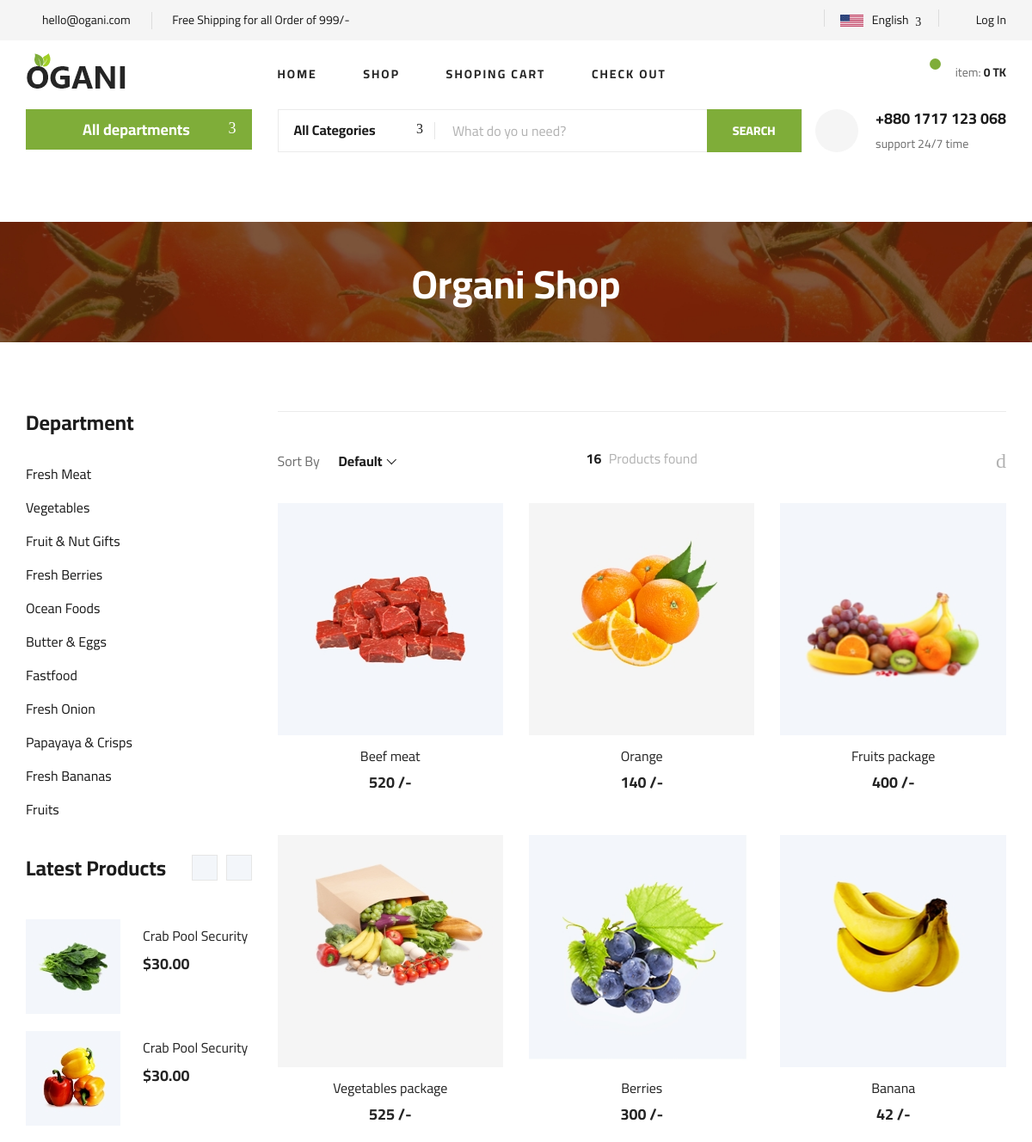
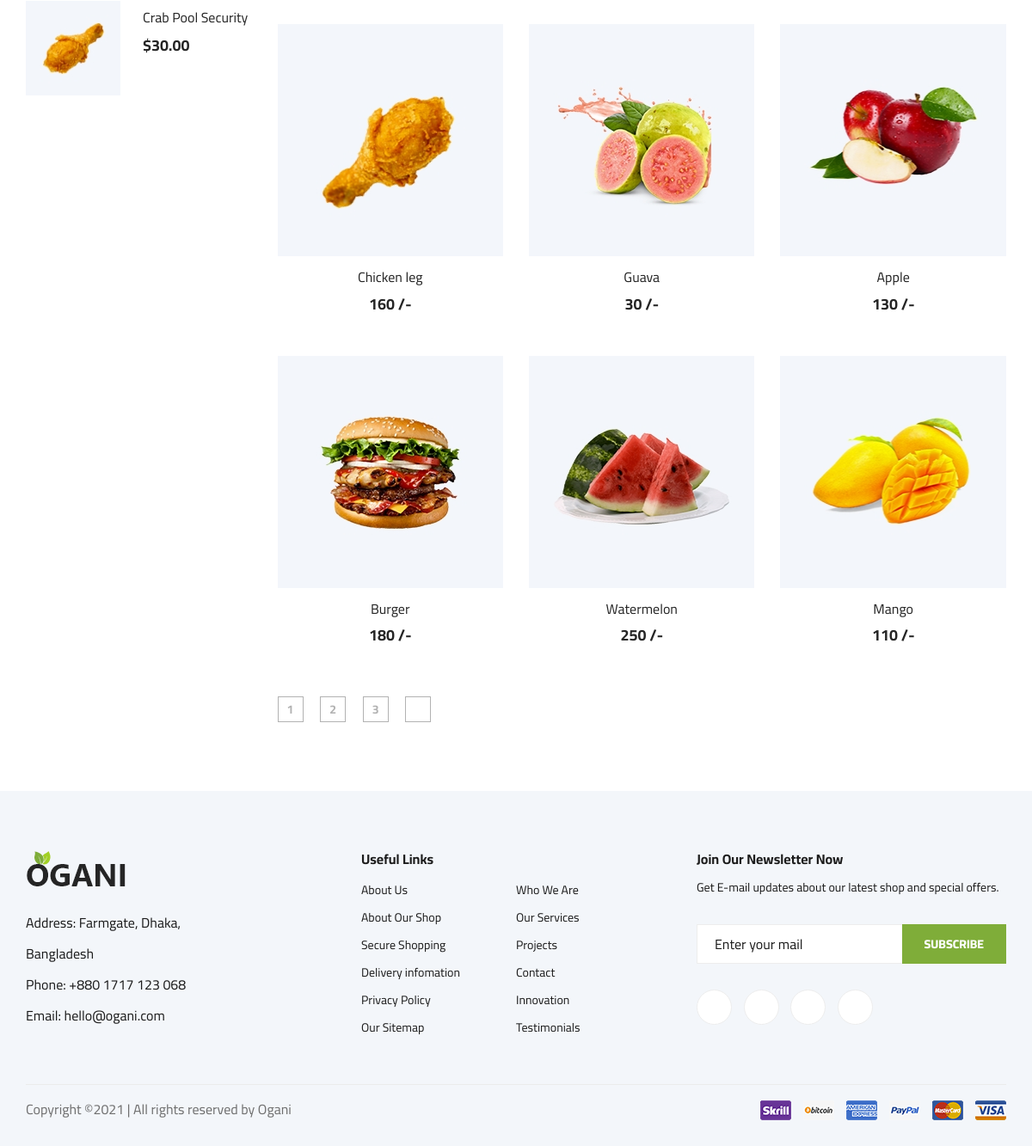
The page /shop.php on the database its author committed (2 pictures, top to bottom).
### tables this page shows
CREATE TABLE `categories` (
  `id` int(9) NOT NULL,
  `category_name` varchar(30) NOT NULL,
  `category_description` varchar(255) NOT NULL,
  `publication_status` tinyint(15) NOT NULL
);

CREATE TABLE `products` (
  `id` int(9) NOT NULL,
  `category_id` tinyint(3) NOT NULL,
  `product_name` varchar(50) NOT NULL,
  `product_price` int(9) NOT NULL,
  `product_quantity` int(9) NOT NULL,
  `product_weight` float NOT NULL,
  `product_description` text NOT NULL,
  `product_image` varchar(255) NOT NULL,
  `publication_status` tinyint(3) NOT NULL
);

### shop.php (called while the page is built, shortened)
<?php
    include 'index.php';

### app/classes/Database.php (called while the page is built, shortened)
<?php
class Database
{
    public static function dbConnection() {
        $hostName = "localhost";
        $userName = "root";
        $password = "";
        $dbName = "ogani";
        $link = mysqli_connect($hostName, $userName, $password, $dbName);
        return $link;
    }
}

### app/classes/Category.php (called while the page is built, shortened)
<?php
class Category
{
    public function getAllPublishCategoryInfo() {
        $sql = "SELECT * FROM categories WHERE publication_status = 1 ";
        if(mysqli_query(Database::dbConnection(), $sql)) {
            $queryResult = mysqli_query(Database::dbConnection(), $sql);
            return $queryResult;
        }else {
            die("Query Problem".mysqli_error(Database::dbConnection()));
        }
    }
}

### app/classes/Application.php (called while the page is built, shortened)
<?php
class Application
{
    public function getAllPublishedProductInfo() {
        $sql = "SELECT * FROM products ORDER BY id DESC LIMIT 16 ";
        if(mysqli_query(Database::dbConnection(), $sql)) {
            $queryResult = mysqli_query(Database::dbConnection(), $sql);
            return $queryResult;
        }else {
            die("Query Problem".mysqli_error(Database::dbConnection()));
        }
    }
}

### pages/shop-content.php (the view, shortened to what this page needs)
<?php
$category = new App\Classes\Category();
$application = new App\Classes\Application();
$queryResult1 = $category->getAllPublishCategoryInfo();
$queryResult2 = $application->getAllPublishedProductInfo();
?>
  <section class="breadcrumb-section set-bg" data-setbg="assets/frontend/img/breadcrumb.jpg">
        <div class="container">
            <div class="row">
                <div class="col-lg-12 text-center">
                    <div class="breadcrumb__text">
                        <h2>Organi Shop</h2>
                    </div>
                </div>
            </div>
        </div>
    </section>
    <section class="product spad">
        <div class="container">
            <div class="row">
                <div class="col-lg-3 col-md-5">
                    <div class="sidebar">
                        <div class="sidebar__item">
                            <h4>Department</h4>
                            <ul>
                                <?php while($categoryInfo = mysqli_fetch_assoc($queryResult1)) { ?>
                                <li><a href="category.php?id=<?php echo $categoryInfo['id']; ?>"><?php echo $categoryInfo['category_name']; ?></a></li>
                                <?php } ?>
                            </ul>
                        </div>
                        <div class="sidebar__item">
                            <div class="latest-product__text">
                                <h4>Latest Products</h4>
                                <div class="latest-product__slider owl-carousel">
                                    <div class="latest-prdouct__slider__item">
                                        <a href="#" class="latest-product__item">
                                            <div class="latest-product__item__pic">
                                                <img src="assets/frontend/img/latest-product/lp-1.jpg" alt="">
                                            </div>
                                            <div class="latest-product__item__text">
                                                <h6>Crab Pool Security</h6>
                                                <span>$30.00</span>
                                            </div>
                                        </a>
                                        <a href="#" class="latest-product__item">
                                            <div class="latest-product__item__pic">
                                                <img src="assets/frontend/img/latest-product/lp-2.jpg" alt="">
                                            </div>
                                            <div class="latest-product__item__text">
                                                <h6>Crab Pool Security</h6>
                                                <span>$30.00</span>
                                            </div>
                                        </a>
                                        <a href="#" class="latest-product__item">
                                            <div class="latest-product__item__pic">
                                                <img src="assets/frontend/img/latest-product/lp-3.jpg" alt="">
                                            </div>
                                            <div class="latest-product__item__text">
                                                <h6>Crab Pool Security</h6>
                                                <span>$30.00</span>
                                            </div>
                                        </a>
                                    </div>
                                </div>
                            </div>
                        </div>
                    </div>
                </div>
                <div class="col-lg-9 col-md-7">
                    <div class="filter__item">
                        <div class="row">
                            <div class="col-lg-4 col-md-5">
                                <div class="filter__sort">
                                    <span>Sort By</span>
                                </div>
                            </div>
                            <div class="col-lg-4 col-md-4">
                                <div class="filter__found">
                                    <h6><span>16</span> Products found</h6>
                                </div>
                            </div>
                            <div class="col-lg-4 col-md-3">
                                <div class="filter__option">
                                    <span class="icon_grid-2x2"></span>
                                    <span class="icon_ul"></span>
                                </div>
                            </div>
                        </div>
                    </div>
                    <div class="row">
                        <?php while($productInfo = mysqli_fetch_assoc($queryResult2)) { ?>
                        <div class="col-lg-4 col-md-6 col-sm-6">
                            <div class="product__item">
                                <div class="product__item__pic set-bg" data-setbg="admin/<?php echo $productInfo['product_image']; ?>">
                                </div>
                                <div class="product__item__text">
                                    <h6><a href="#"><?php echo $productInfo['product_name']; ?></a></h6>
                                    <h5><?php echo $productInfo['product_price']; ?> /-</h5>
                                </div>
                            </div>
                        </div>
                        <?php } ?>
                    </div>
                    <div class="product__pagination">
                        <a href="#">1</a>
                        <a href="#">2</a>
                        <a href="#">3</a>
                        <a href="#"><i class="fa fa-long-arrow-right"></i></a>
                    </div>
                </div>
            </div>
        </div>
    </section>

### rows shown on the page
categories: category_name "Fresh Meat"
categories: category_name "Vegetables"
categories: category_name "Fruit & Nut Gifts"
categories: category_name "Fresh Berries"
categories: category_name "Ocean Foods"
categories: category_name "Butter & Eggs"
categories: category_name "Fastfood"
categories: category_name "Fresh Onion"
categories: category_name "Papayaya & Crisps"
categories: category_name "Fresh Bananas"
categories: category_name "Fruits"
products: shows a picture, product_name "Beef meat", product_price "520"
products: shows a picture, product_name "Orange", product_price "140"
products: shows a picture, product_name "Fruits package", product_price "400"
products: shows a picture, product_name "Vegetables package", product_price "525"
products: shows a picture, product_name "Berries", product_price "300"
products: shows a picture, product_name "Banana", product_price "42"
products: shows a picture, product_name "Chicken leg", product_price "160"
products: shows a picture, product_name "Guava", product_price "30"
products: shows a picture, product_name "Apple", product_price "130"
products: shows a picture, product_name "Burger", product_price "180"
products: shows a picture, product_name "Watermelon", product_price "250"
products: shows a picture, product_name "Mango", product_price "110"
